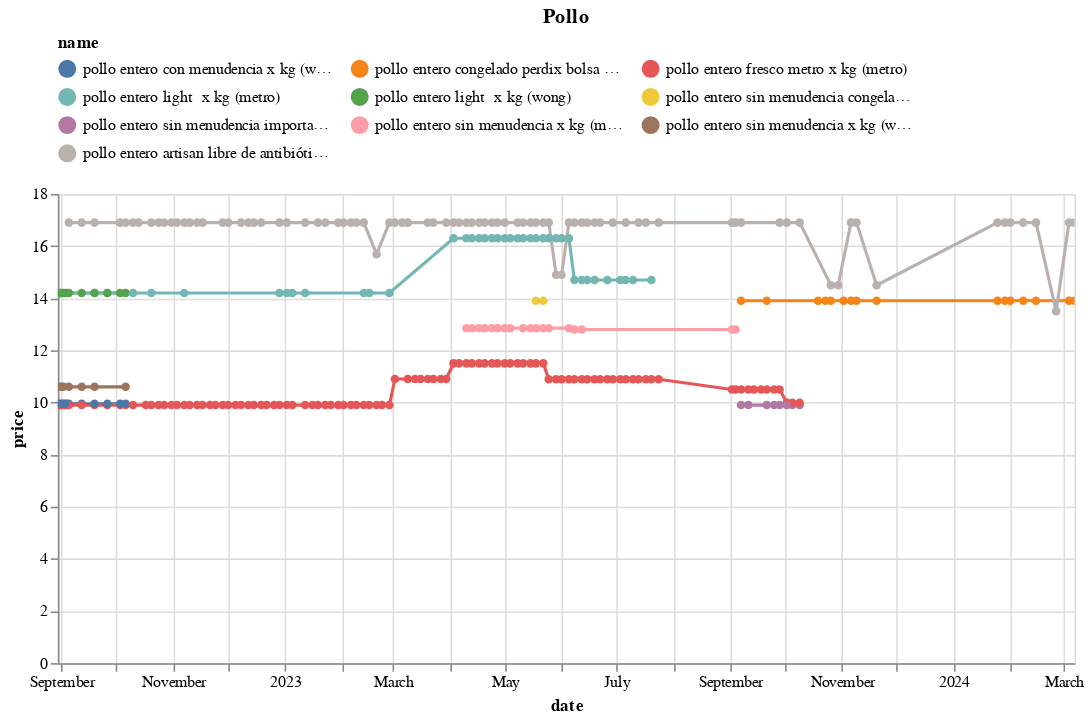

Here is the notebook cell this chart was saved with:
### Code cell
(df
 .loc[df.name.isin(names)]
 .pipe(alt.Chart)
 .mark_line(point=True)
 .encode(x='date', y='price', color='name', tooltip=['name','price'])
 .properties(width=650, title='Pollo')
 .interactive()
 .configure_legend(orient='top', columns=3)
)

### Figure 1 — Vega-Lite specification as saved in the notebook (floating-point values rounded to 4 significant figures; data arrays with more than 128 entries replaced by an {"elided": "..."} marker saying what was removed)
{"config": {"view": {"continuousWidth": 300, "continuousHeight": 300}, "legend": {"columns": 3, "orient": "top"}}, "data": {"name": "data-d205838e210a51ffc2f55407cffef1a5"}, "mark": {"type": "line", "point": true}, "encoding": {"color": {"field": "name", "type": "nominal"}, "tooltip": [{"field": "name", "type": "nominal"}, {"field": "price", "type": "quantitative"}], "x": {"field": "date", "type": "temporal"}, "y": {"field": "price", "type": "quantitative"}}, "params": [{"name": "param_13", "select": {"type": "interval", "encodings": ["x", "y"]}, "bind": "scales"}], "title": "Pollo", "width": 650, "$schema": "https://vega.github.io/schema/vega-lite/v5.16.3.json", "datasets": {"data-d205838e210a51ffc2f55407cffef1a5": {"elided": "305 records"}}}
